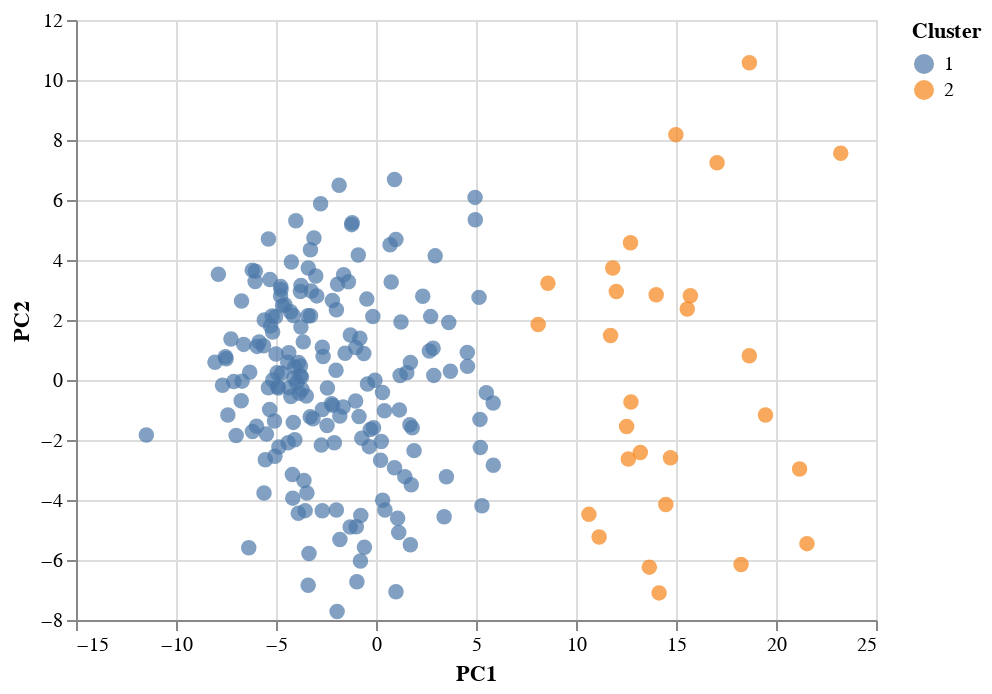

Notebook code for this chart:
### Code cell
import altair as alt

alt.Chart(source).mark_circle(size=60).encode(
    x='PC1',
    y='PC2',
    color='Cluster:N',
    tooltip=['Sample ID']
).interactive()

### Figure 1 — Vega-Lite specification as saved in the notebook (floating-point values rounded to 4 significant figures; data arrays with more than 128 entries replaced by an {"elided": "..."} marker saying what was removed)
{"config": {"view": {"continuousWidth": 400, "continuousHeight": 300}}, "data": {"name": "data-15a1f44d5e8574cc04b32eb4ad39ff6f"}, "mark": {"type": "circle", "size": 60}, "encoding": {"color": {"type": "nominal", "field": "Cluster"}, "tooltip": [{"type": "nominal", "field": "Sample ID"}], "x": {"type": "quantitative", "field": "PC1"}, "y": {"type": "quantitative", "field": "PC2"}}, "selection": {"selector004": {"type": "interval", "bind": "scales", "encodings": ["x", "y"]}}, "$schema": "https://vega.github.io/schema/vega-lite/v4.8.1.json", "datasets": {"data-15a1f44d5e8574cc04b32eb4ad39ff6f": {"elided": "214 records"}}}
